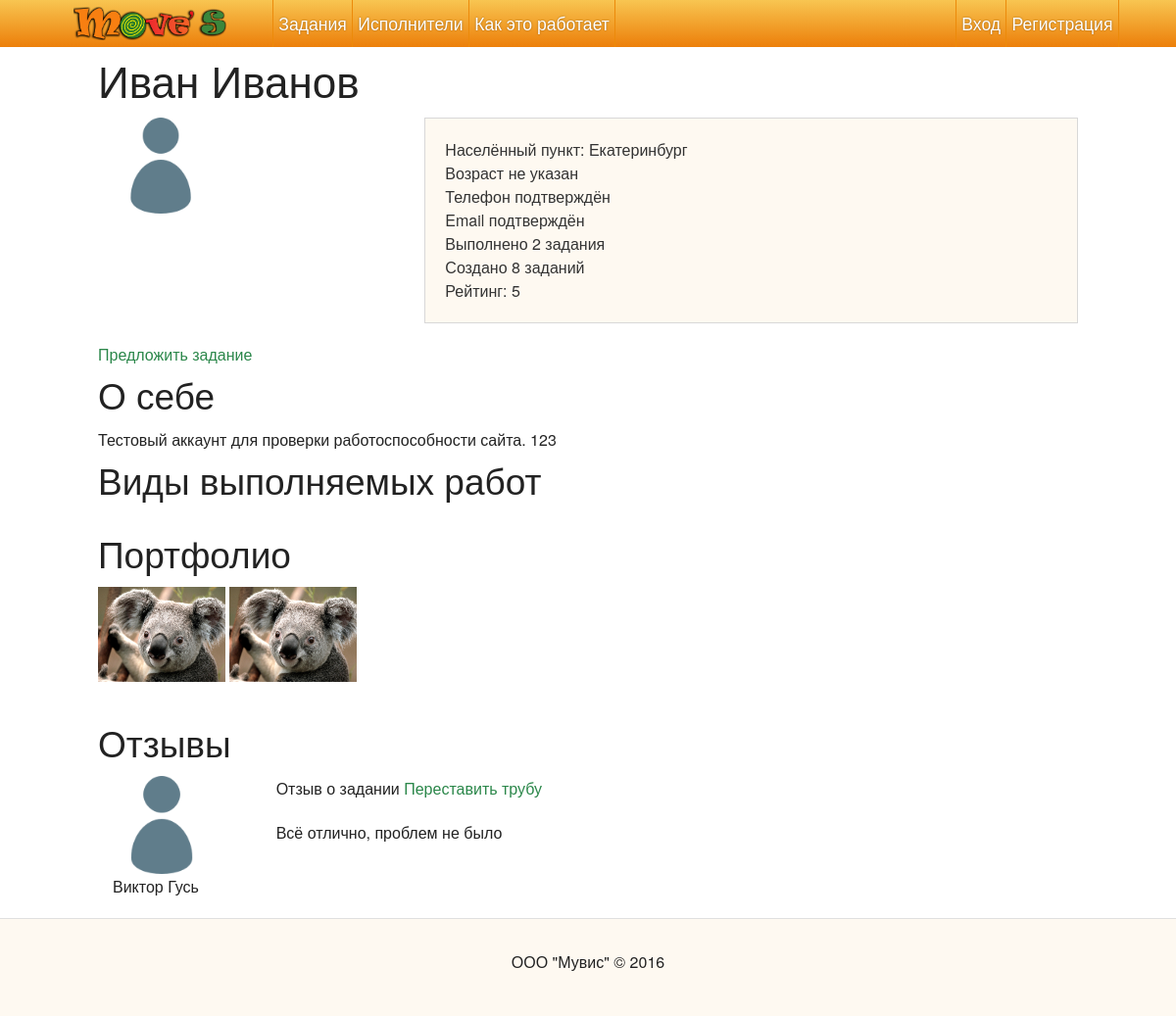
Screenshot of /users/2/ with the database file from the repository.
### project/modules/user/model.py (models this page shows, shortened)
class User(Model, UserMixin):
    id = Column(db.Integer, primary_key=True)
    full_name = Column(db.String(255), nullable=False)
    registered_at = Column(db.DateTime, default=datetime.datetime.utcnow)
    last_visited_at = Column(db.DateTime, default=None)
    phone = Column(db.String(100))
    email = Column(db.String(100), unique=False)
    password = Column(db.String(64), nullable=False)
    password_salt = Column(db.String(8), nullable=False)
    city = Column(db.String(255), nullable=False)
    active = Column(db.Boolean, default=True, nullable=False) # Is account activated
    email_confirmed = Column(db.Boolean, default=False, nullable=False) # Is account activated
    phone_confirmed = Column(db.Boolean, default=False, nullable=False) # Is phone confirmed
    doer = Column(db.Boolean, default=True, nullable=False)   # Does a user have doer rights
    task_categories = relationship('Category', secondary=category_to_doer, backref=db.backref('doers', lazy='dynamic'))
    balance = Column(db.Numeric(precision=15, scale=2), default=0)
    avatar_id = Column(db.Integer, db.ForeignKey('upload.id'), nullable=True)
    avatar = relationship('Upload', foreign_keys=[avatar_id], uselist=False)
    rights = Column(db.String(100), nullable=False, default='user')
    roles = db.relationship('Role', secondary=role_to_user, backref=db.backref('users', lazy='dynamic'))
    age = Column(db.Integer)
    about = Column(db.Text(2048), default='')
    deleted = Column(db.Boolean, default=False, nullable=False)
    _rating = Column('rating', db.Float, nullable=False, default=0.0)
    @hybrid_property
    def rating(self):
        return self._rating
    @rating.setter
    def rating(self, value):
        raise Exception('Please, use User.add_rating(rater, value) and User.remove_rating(rating_id) methods')

### project/modules/upload/model.py (models this page shows)
class Upload(Model):
    id = Column(db.Integer, primary_key=True)
    created_at = Column(db.DateTime, default=datetime.datetime.utcnow)
    author_id = Column(db.Integer, db.ForeignKey('user.id'))
    author = relationship('User', foreign_keys=[author_id], backref=db.backref('uploads', lazy='dynamic'), uselist=False)
    type = Column(db.String(64), nullable=False)
    role = Column(db.String(64), nullable=False)
    hash = Column(db.String(64), nullable=False)
    description = Column(db.String(512), nullable=False)
    mime = Column(db.String(255), nullable=False)
    file_path = Column(db.String(1024), nullable=False)
    url = Column(db.String(1024), nullable=False)

### project/modules/user_comment/model.py (models this page shows)
class UserComment(Model):
    id = Column(db.Integer, primary_key=True)
    text = Column(db.Text, nullable=False)
    created_at = Column(db.DateTime, default=datetime.datetime.utcnow)
    task_id = Column(db.Integer, db.ForeignKey('task.id'), nullable=False)
    task = relationship('Task', foreign_keys=[task_id], backref=db.backref('user_comments', lazy='dynamic'), uselist=False)
    author_id = Column(db.Integer, db.ForeignKey('user.id'), nullable=False)
    author = relationship('User', foreign_keys=[author_id], backref=db.backref('created_comments', lazy='dynamic'), uselist=False)
    owner_id = Column(db.Integer, db.ForeignKey('user.id'), nullable=False)
    owner = relationship('User', foreign_keys=[owner_id], backref=db.backref('received_comments', lazy='dynamic'), uselist=False)

### project/modules/task/model.py (models this page shows)
class Task(Model):
    class Status:
        created = 'created'
        assigned = 'assigned'
        completed = 'completed'
    id = Column(db.Integer, primary_key=True)
    title = Column(db.String(255), nullable=False)
    description = Column(db.Text, nullable=False)
    created_at = Column(db.DateTime, default=datetime.datetime.utcnow)
    due = Column(db.DateTime, nullable=False)
    customer_id = Column(db.Integer, db.ForeignKey('user.id'), nullable=False)
    customer = relationship('User', foreign_keys=[customer_id], backref=db.backref('created_tasks', lazy='dynamic'), uselist=False)
    category_id = Column(db.Integer, db.ForeignKey('category.id'), nullable=False)
    category = relationship('Category', backref=db.backref('tasks', lazy='dynamic'), uselist=False)
    contacts = Column(TextPickleType(), nullable=False)
    status = Column(db.String(64), nullable=False, default='created')
    addresses = Column(TextPickleType(), nullable=False)
    reward = Column(db.Numeric(precision=15, scale=2), default=None)
    doer_id = Column(db.Integer, db.ForeignKey('user.id'))
    doer = relationship('User', foreign_keys=[doer_id], backref=db.backref('assigned_tasks', lazy='dynamic'), uselist=False)
    additional_data = Column(TextPickleType(), default='', nullable=False)

### project/modules/user/views.py (the view, shortened to what this page needs)
@frontend.route('users/<int:id>/', methods=['GET'])
def user_view(id):
    user = User.query.get(id)
    if user == None:
        abort(404)
    if (user.deleted):
        return render_template('user/deleted.html')
    if user.doer:
        cat_hierarchy = {}
        all_cats_hierarchy = get_categories_hierarchy(current_user)
    from sqlalchemy.sql import func
    from project.modules.user_rating import UserRating
    from project.database import db
    return render_template('user/profile.html', **{
        'user': user,
        'task_categories' : cat_hierarchy if user.doer else None,
        'all_categories_hierarchy' : all_cats_hierarchy if user.doer else None,
        'received_comments': user.received_comments.order_by(UserComment.created_at.desc()),
        'portfolio_items': Upload.query.filter_by(author=user, role='portfolio').all()
    })

### project/modules/category/model.py (called while the page is built)
    @property
    def isSubCategory(self):
        return self.parent and self.parent.url_name != 'all'

    @property
    def isSuperCategory(self):
        return self.url_name == 'all' or self.parent == None

### project/template_globals.py (called while the page is built)
@app.template_filter('plural_form')
def plural_form(num, cases):
	num = abs(num)
	reslut = cases[0]
	if str(num).find('.') >= 0:
		return cases[1]
	else:
		if (num % 10 == 1) and (num % 100 != 11):
			return cases[0]
		elif (num % 10 >= 2) and (num % 10 <= 4) and (num % 100 < 10 or num % 100 >= 20):
			return cases[1]
		else:
			return cases[2]

@app.template_filter('oneline')
def oneline(value):
    value = re.sub(r'\r\n|\r|\n', '\n', value)
    return Markup(value.replace('\n', ' '))

def user_avatar_link(user):
    if user.avatar:
        return user.avatar.url
    else:
        return '/static/assets/img/no_avatar.png'

@app.context_processor
def inject_globals():
	return {
		'now': datetime.datetime.now(),
		'settings': Constant.query.filter_by(active=True).first(),
		'config': config,
        'user_avatar_link': user_avatar_link,
        'has_rights': has_rights
	}

### templates/user/profile.html (shortened to what this page needs)
{% extends 'base.html' %}
{% block controller %}user_profile{% endblock %}
{% set is_owner = current_user.is_authenticated() and current_user.id == user.id %}
{% set is_admin = current_user.is_authenticated() and current_user.rights == 'admin' %}
{% block body %}
	<div class="user-profile page-narrower">
		<h1 class="user-profile__fullname">
			{{ user.full_name }}
		</h1>
		<div class="row">
			<div class="user-profile__avatar large-4 columns">
                <a href="{{ user_avatar_link(user) }}">
				<img class="user-profile__avatar-img" src="{{ user_avatar_link(user) }}">
                </a>
			</div>
			<div class="user-profile__info callout panel large-8 columns">
				<div class="user-profile__city">
					Населённый пункт: {{ user.city }}{% if is_owner %}<a class="edit-field js-edit-field" data-field="city" data-message="Ваш населённый пункт" data-convert="str"><span class="icon icon-edit size-16"></span></a>{% endif %}
				</div>
				<div class="user-profile__age">{{ (user.age ~ user.age|plural_form([' год ', ' года ', ' лет '])) if user.age else 'Возраст не указан ' }}</div>
				{% if user.phone_confirmed %}
				<div class="user-profile__phone-confirmed">Телефон подтверждён </div>
				{% endif %}
				<div class="user-profile__email-confirmed">Email подтверждён</div>
				{% set tasks_assigned = user.assigned_tasks.count() %}
				{% set tasks_created = user.created_tasks.count() %}
				<div class="user-profile__tasks-done-counter">{{ ('Выполнено %i ' + tasks_assigned|plural_form(['задание', 'задания', 'заданий'])) % tasks_assigned if user.doer }}</div>
				<div class="user-profile__tasks-created-counter">{{ ('Создано %i ' + tasks_created|plural_form(['задание', 'задания', 'заданий'])) % tasks_created }}</div>
				<div class="user-profile__rating">{{ 'Рейтинг: %.2g' % user.rating }}</div>
			</div>
		</div>
		{% if not is_owner and user.doer %}<div class="user-profile__action action"><a class="js-offer-personal-task">Предложить задание</a></div>{% endif %}
		<div class="row">
			<h2>
				О себе
			</h2>
			<div class="user-profile__about">
				{{ user.about if user.about else 'Пользователь ещё ничего о себе не рассказал.' }}
			</div>
		</div>
		{% if user.doer %}
		<div class="row">
			<h2>Виды выполняемых работ {% if is_owner %}<a class="edit-field js-action-edit-task-cats" data-field="task_categories"><span class="icon icon-edit size-24"></span></a>{% endif %}</h2>
		</div>
		{% endif %}
		<div class="row">
			<h2>Портфолио</h2>
			<div class="user-profile__portfolio">
				{% for item in portfolio_items %}
				<div class="portfolio__item">
					<a class="wrapper-link js-mfp" title="{{item.description}}" href="{{ item.url }}" data-description="{{item.description}}"><img src="{{ item.url }}" alt="{{item.description}}"></a>
				</div>
				{% endfor %}
			</div>
		</div>
		<div class="user-profile__comments">
			<h2>Отзывы</h2>
			{% for comment in received_comments %}
				<div class="user-page__comment comment row">
					<div class="comment__author large-2 columns">
						<img src="{{ user_avatar_link(comment.author) }}" class="user-avatar comment__avatar">
						<p class="comment__full-name">{{comment.author.full_name}}</p>
					</div>
					<div class="comment__content large-10 columns">
						<p>Отзыв {{ 'о задании ' if comment.task.customer.id == user.id else 'о выполнении задания ' }} <a href="{{ url_for('frontend.task', id=comment.task.id, _external=True) }}">{{ comment.task.title }}</a></p>
						<p class="comment__text">{{comment.text}}</p>
					</div>
				</div>
			{% endfor %}
		</div>
	</div>
{% endblock body %}

### static/assets/css/additional_styles.css (style rules this page uses)
.portfolio__item { display: inline-block; width: 130px; height: 130px; }
.wrapper-link { margin: 0; padding: 0; }

### rows the page displays
User: full_name "Иван Иванов", city "Екатеринбург", age "Возраст не указан", doer "Выполнено 2 задания", rating "Рейтинг: 5", about "Тестовый аккаунт для проверки работоспособности сайта. 123"
Upload: url (picture)
Upload: url (picture)
UserComment: author.full_name "Виктор Гусь", task "о задании", task "Переставить трубу", text "Всё отлично, проблем не было"
